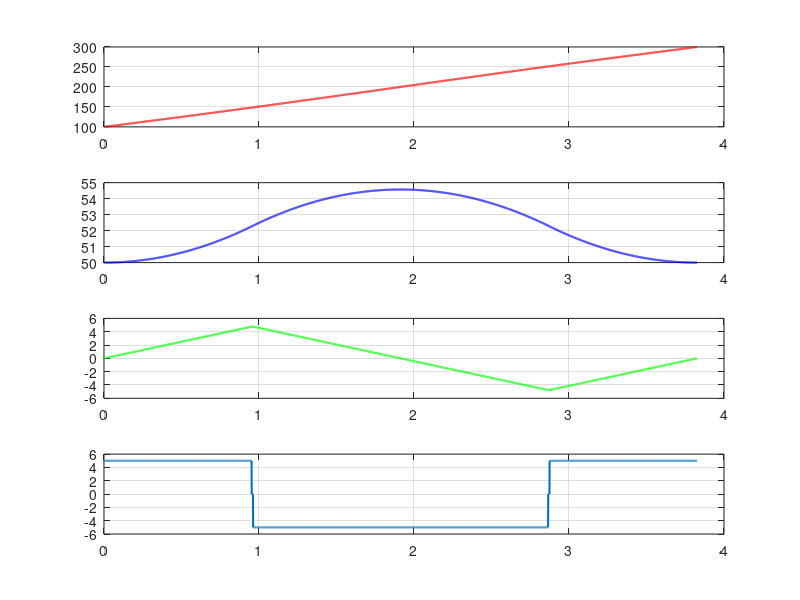

Write MATLAB code to recreate this figure.
function Sspeed()
clear;
clc;

q0 = 100; q1 = 300; 
v0 = 50; v1 = 50;
vmax = 150; amax = 100; jmax = 5;
sigma = sign(q1 - q0);
% 得到规划参数Ta, Tv, Td, Tj1, Tj2, q0, q1, v0, v1, vlim, amax, amin, alima, alimd, jmax, jmin
para = STrajectoryPara(q0, q1, v0, v1, vmax, amax, jmax)
i = 1; 
T = para(1) + para(2) + para(3)
for t = 0: 0.001: T
   time(i) = 0.001*i;
   q(i) = S_position(t, para(1), para(2), para(3), para(4), para(5), para(6), para(7), para(8), para(9), para(10), para(11), para(12), para(13), para(14), para(15), para(16));
   qd(i) = S_velocity(t, para(1), para(2), para(3), para(4), para(5), para(6), para(7), para(8), para(9), para(10), para(11), para(12), para(13), para(14), para(15), para(16));
   qdd(i) = S_acceleration(t, para(1), para(2), para(3), para(4), para(5), para(6), para(7), para(8), para(9), para(10), para(11), para(12), para(13), para(14), para(15), para(16));
   qddd(i) = S_jerk(t, para(1), para(2), para(3), para(4), para(5), para(6), para(7), para(8), para(9), para(10), para(11), para(12), para(13), para(14), para(15), para(16));
   i = i + 1;
end
q = sigma*q;
qd = sigma*qd;
qdd = sigma*qdd;
qddd = sigma*qddd;
figure(1)
subplot(4, 1, 1)
plot(time, q, 'r', 'LineWidth', 1.5)
grid on
subplot(4, 1, 2)
plot(time, qd, 'b', 'LineWidth', 1.5)
grid on
subplot(4, 1, 3)
plot(time, qdd, 'g', 'LineWidth', 1.5)
grid on
subplot(4, 1, 4)
plot(time, qddd, 'LineWidth', 1.5)
grid on

end

%% S曲线参数计算（S型速度规划，又称七段式轨迹）
function para = STrajectoryPara(q0, q1, v0, v1, vmax, amax, jmax)
% 得到规划参数Ta, Tv, Td, Tj1, Tj2, q0, q1, v0, v1, vlim, amax, amin, alima, alimd, jmax, jmin
% 用户给定参数
% 边界条件q0 = 10, q1 = 0, v0 = -7, v1 = 0
% 约束条件vmax = 10, amax = 10, jamx = 30
% q0 = 0; q1 = 10; 
% v0 = 7.5; v1 = 0;
% vmax = 10; amax = 10; jmax = 30;
vmin = -vmax; amin = -amax; jmin = -jmax;

%% 利用公式（3.31）（3.32）转化得到实际的q_0、q_1、v_max、a_max
sigma = sign(q1 - q0);  
q_0 = sigma*q0;
q_1 = sigma*q1;
v_0 = sigma*v0;
v_1 = sigma*v1;
v_max = ((sigma+1)/2)*vmax + ((sigma-1)/2)*vmin;
v_min = ((sigma+1)/2)*vmin + ((sigma-1)/2)*vmax;
a_max = ((sigma+1)/2)*amax + ((sigma-1)/2)*amin;
a_min = ((sigma+1)/2)*amin + ((sigma-1)/2)*amax;
j_max = ((sigma+1)/2)*jmax + ((sigma-1)/2)*jmin;
j_min = ((sigma+1)/2)*jmin + ((sigma-1)/2)*jmax;

%% 判断是否达到最大速度
if ((v_max - v_0)*j_max < a_max^2) 
    Tj1 = sqrt((v_max - v_0) / j_max); % 达不到a_max
    Ta = 2*Tj1;
    a_lima = j_max * Tj1;
else
    Tj1 = a_max / j_max; % 能够达到a_max
    Ta = Tj1 + (v_max - v_0) / a_max;
    a_lima = a_max;
end
if ((v_max - v_1)*j_max < a_max^2)
    Tj2 = sqrt((v_max - v_1) / j_max); % 达不到a_min
    Td = 2*Tj2;
    a_limd =  -j_max * Tj2;
else
    Tj2 = a_max / j_max; % 能够达到a_min
    Td = Tj2 + (v_max - v_1) / a_max;
    a_limd = -a_max;
end
% 根据（3.25）计算匀速段时间
Tv = (q_1 - q_0)/v_max - (Ta/2)*(1 + v_0/v_max) - (Td/2)*(1 + v_1/v_max);

%% 对Tv进行讨论
if (Tv > 0)
    % 达到最大速度v_max，即存在匀速阶段
    vlim = v_max;
    T = Ta + Tv + Td;
    para = [Ta, Tv, Td, Tj1, Tj2, q_0, q_1, v_0, v_1, vlim, a_max, a_min, a_lima, a_limd, j_max, j_min];
    return;
else
    % 达不到最大速度，即匀速阶段Tv=0
    % 假设最大加速度和最小加速度均能达到
    Tv = 0;
    Tj = a_max / j_max;
    Tj1 = Tj;
    Tj2 = Tj;
    delta = (a_max^4/j_max^2) + 2*(v_0^2 + v_1^2) + a_max*(4*(q_1 - q_0) - 2*(a_max/j_max)*(v_0 + v_1));
    Ta = ((power(a_max, 2)/j_max) - 2.0*v_0 + sqrt(delta)) / (2.0*a_max);
    Td = ((power(a_max, 2)/j_max) - 2.0*v_1 + sqrt(delta)) / (2.0*a_max);
    % 对Ta和Td进行讨论
    if (Ta < 0 || Td < 0)
        if (Ta < 0)
            % 没有加速段，只有减速段
            Ta = 0; Tj1 = 0;
            Td = 2*(q_1 - q_0) / (v_0 + v_1);
            Tj2 = (j_max*(q_1 - q_0) - sqrt(j_max*(j_max*power(q_1 - q_0, 2) + power(v_1 + v_0, 2)*(v_1 - v_0)))) / (j_max*(v_1 + v_0));
            a_lima = 0;
            a_limd = -j_max*Tj2;
            vlim = v0;
            para = [Ta, Tv, Td, Tj1, Tj2, q_0, q_1, v_0, v_1, vlim, a_max, a_min, a_lima, a_limd, j_max, j_min];
            return;
        elseif (Td < 0)
            % 没有减速段，只有加速段
            Td = 0; Tj2 = 0;
            Ta = 2*(q_1 - q_0) / (v_0 + v_1);
            Tj1 = (j_max*(q_1 - q_0) - sqrt(j_max*(j_max*power(q_1 - q_0, 2)) - power(v_1 + v_0, 2)*(v_1 - v_0))) / (j_max*(v_1 + v_0));
            a_lima = j_max*Tj1;
            a_limd = 0;
            vlim = v_0 + a_lima*(Ta - Tj1);
            para = [Ta, Tv, Td, Tj1, Tj2, q_0, q_1, v_0, v_1, vlim, a_max, a_min, a_lima, a_limd, j_max, j_min];
            return;
        end
    elseif (Ta >= 2*Tj && Td >= 2*Tj)
        % 加速段和减速段都能达到最大加速度
        a_lima = a_max;
        a_limd = -a_max;
        vlim = v0 + a_lima*(Ta - Tj);
        para = [Ta, Tv, Td, Tj1, Tj2, q_0, q_1, v_0, v_1, vlim, a_max, a_min, a_lima, a_limd, j_max, j_min];
        return;
    else
        % 加速和减速阶段至少有一段不能达到最大加速度
        lambda = 0.99; % 系统取0<lambda<1
        while (Ta < 2*Tj || Td < 2*Tj)
            % 循环
            a_max = lambda*a_max;
            Tv = 0;
            Tj = a_max / j_max;
            Tj1 = Tj;
            Tj2 = Tj;
            delta = (a_max^4/j_max^2) + 2*(v_0^2 + v_1^2) + a_max*(4*(q_1 - q_0) - 2*(a_max/j_max)*(v_0 + v_1));
            Ta = ((power(a_max, 2)/j_max) - 2.0*v_0 + sqrt(delta)) / (2.0*a_max);
            Td = ((power(a_max, 2)/j_max) - 2.0*v_1 + sqrt(delta)) / (2.0*a_max);
            if (Ta < 0 || Td < 0)
                if (Ta < 0)
                    % 没有加速段，只有减速段
                    Ta = 0; Tj1 = 0;
                    Td = 2*(q_1 - q_0) / (v_0 + v_1);
                    Tj2 = (j_max*(q_1 - q_0) - sqrt(j_max*(j_max*power(q_1 - q_0, 2) + power(v_1 + v_0, 2)*(v_1 - v_0)))) / (j_max*(v_1 + v_0));
                    a_lima = 0;
                    a_limd = -j_max*Tj2;
                    vlim = v0;
                    para = [Ta, Tv, Td, Tj1, Tj2, q_0, q_1, v_0, v_1, vlim, a_max, a_min, a_lima, a_limd, j_max, j_min];
                    return;
                elseif (Td < 0)
                    % 没有减速段，只有加速段
                    Td = 0; Tj2 = 0;
                    Ta = 2*(q_1 - q_0) / (v_0 + v_1);
                    Tj1 = (j_max*(q_1 - q_0) - sqrt(j_max*(j_max*power(q_1 - q_0, 2)) - power(v_1 + v_0, 2)*(v_1 - v_0))) / (j_max*(v_1 + v_0));
                    a_lima = j_max*Tj1;
                    a_limd = 0;
                    vlim = v_0 + a_lima*(Ta - Tj1);
                    para = [Ta, Tv, Td, Tj1, Tj2, q_0, q_1, v_0, v_1, vlim, a_max, a_min, a_lima, a_limd, j_max, j_min];
                    return;
                end
            elseif (Ta >= 2*Tj && Td >= 2*Tj)
                % 加速段和减速段都能达到最大加速度
                a_lima = a_max;
                a_limd = -a_max;
                vlim = v0 + a_lima*(Ta - Tj);
                para = [Ta, Tv, Td, Tj1, Tj2, q_0, q_1, v_0, v_1, vlim, a_max, a_min, a_lima, a_limd, j_max, j_min];
                return;
            end
        end
    end
end
end

%% 计算位移
function q = S_position(t, Ta, Tv, Td, Tj1, Tj2, q0, q1, v0, v1, vlim, amax, amin, alima, alimd, jmax, jmin)
T = Ta + Tv + Td;
% 加速段
if (t >= 0 && t < Tj1)
    q = q0 + v0*t + jmax*t^3/6;
elseif (t >= Tj1 && t < Ta - Tj1)
    q = q0 + v0*t +(alima/6)*(3*t^2 - 3*Tj1*t + Tj1^2);
elseif (t >= Ta - Tj1 && t < Ta)
    q = q0 + (vlim + v0)*(Ta/2) - vlim*(Ta - t) - jmin*((Ta - t)^3/6);
% 匀速段
elseif (t >= Ta && t < Ta + Tv)
    q = q0 + (vlim + v0)*(Ta/2) + vlim*(t - Ta);
% 减速段
elseif (t >= Ta + Tv && t < T - Td + Tj2)
    q = q1 - (vlim + v1)*(Td/2) + vlim*(t - T + Td) - jmax*(power(t - T + Td, 3)/6);
elseif (t >= T - Td + Tj2 && t < T - Tj2)
    q = q1 - (vlim + v1)*(Td/2) + vlim*(t - T + Td) + (alimd/6)*(3*power(t - T + Td, 2) - 3*Tj2*(t - T + Td) + Tj2^2);
elseif (t >= T - Tj2 && t <= T)
    q = q1 - v1*(T - t) - jmax*(power(T - t, 3)/6);
end
end

%% 计算速度
function qd = S_velocity(t, Ta, Tv, Td, Tj1, Tj2, q0, q1, v0, v1, vlim, amax, amin, alima, alimd, jmax, jmin)
T = Ta + Tv + Td;
if (t >= 0 && t < Tj1)
    qd = v0 + jmax*(t^2/2);
elseif (t >= Tj1 && t < Ta - Tj1)
    qd = v0 + alima*(t - Tj1/2);
elseif (t >= Ta - Tj1 && t < Ta)
    qd = vlim + jmin*(power(Ta - t, 2)/2);
% 匀速段
elseif (t >= Ta && t < Ta + Tv)
    qd = vlim;
% 减速段
elseif (t >= Ta + Tv && t < T - Td + Tj2)
    qd = vlim - jmax*(power(t - T + Td, 2)/2);
elseif (t >= T - Td + Tj2 && t < T - Tj2)
    qd = vlim + alimd*(t - T + Td - Tj2/2);
elseif (t >= T - Tj2 && t <= T)
    qd = v1 + jmax*(power(t - T, 2)/2);
end
end

%% 计算加速度
function qdd = S_acceleration(t, Ta, Tv, Td, Tj1, Tj2, q0, q1, v0, v1, vlim, amax, amin, alima, alimd, jmax, jmin)
T = Ta + Tv + Td;
if (t >= 0 && t < Tj1)
    qdd = jmax*t;
elseif (t >= Tj1 && t < Ta - Tj1)
    qdd = alima;
elseif (t >= Ta - Tj1 && t < Ta)
    qdd = -jmin*(Ta - t);
% 匀速段
elseif (t >= Ta && t < Ta + Tv)
    qdd = 0;
% 减速段
elseif (t >= Ta + Tv && t < T - Td + Tj2)
    qdd = -jmax*(t - T + Td);
elseif (t >= T - Td + Tj2 && t < T - Tj2)
    qdd = alimd;
elseif (t >= T - Tj2 && t <= T)
    qdd = -jmax*(T - t);
end
end

%% 计算加加速度
function qddd = S_jerk(t, Ta, Tv, Td, Tj1, Tj2, q0, q1, v0, v1, vlim, amax, amin, alima, alimd, jmax, jmin)
T = Ta + Tv + Td;
if (t >= 0 && t < Tj1)
    qddd = jmax;
elseif (t >= Tj1 && t < Ta - Tj1)
    qddd = 0;
elseif (t >= Ta - Tj1 && t < Ta)
    qddd = jmin;
% 匀速段
elseif (t >= Ta && t < Ta + Tv)
    qddd = 0;
% 减速段
elseif (t >= Ta + Tv && t < T - Td + Tj2)
    qddd = -jmax;
elseif (t >= T - Td + Tj2 && t < T - Tj2)
    qddd = 0;
elseif (t >= T - Tj2 && t <= T)
    qddd = jmax;
end
end



